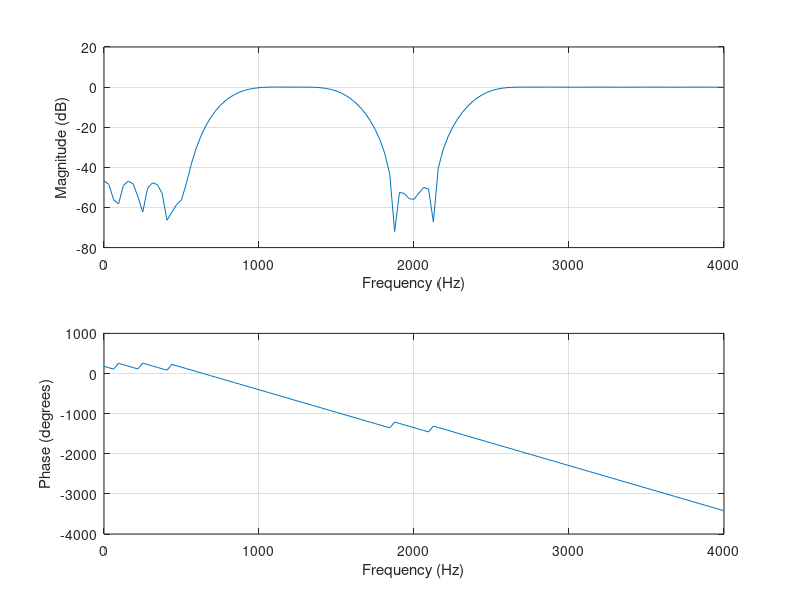
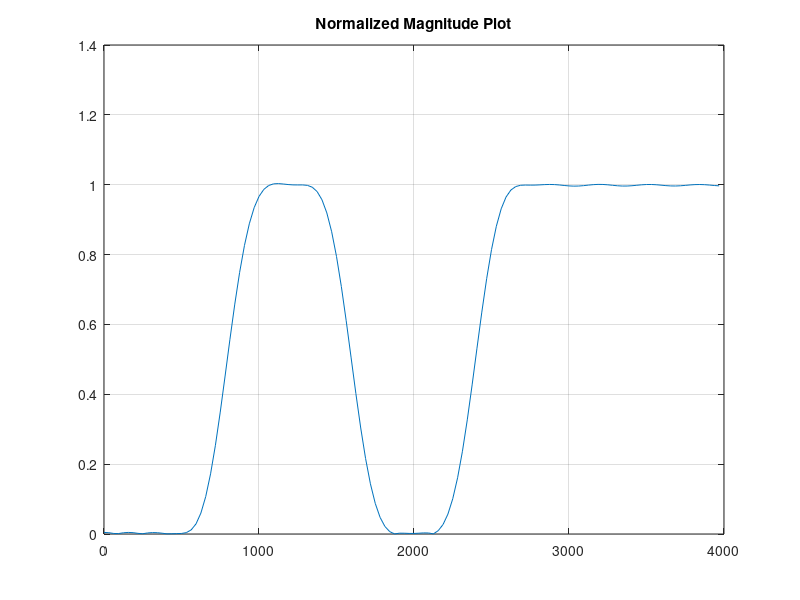
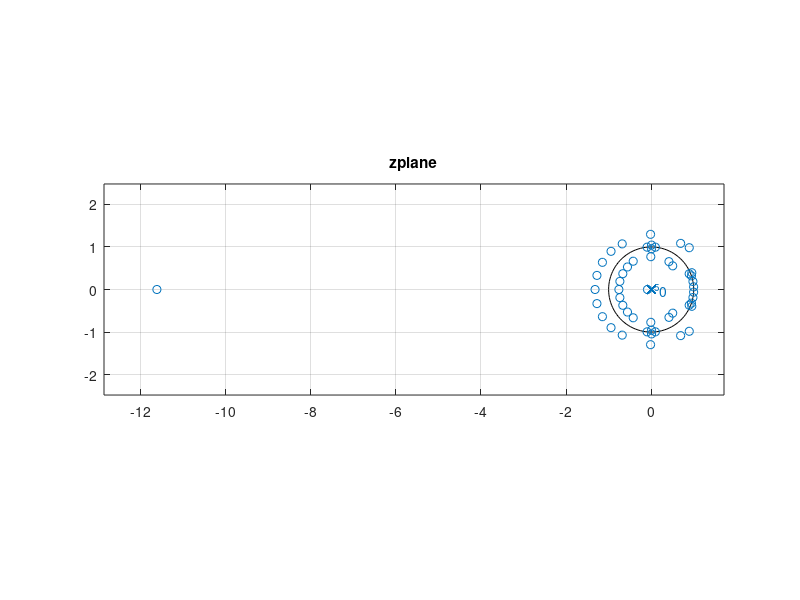

Recreate these plots in MATLAB, in order.
clc;
clear all;
close all;
n=50;
w=[0.2 0.4 0.6];
b=fir1(n,w);
freqz(b,1,128,8000);
figure(2)
[h,w]=freqz(b,1,128,8000);
plot(w,abs(h)); % Normalized Magnitude Plot
title('Normalized Magnitude Plot');
grid
figure(3)
zplane(b,1);
title('zplane');